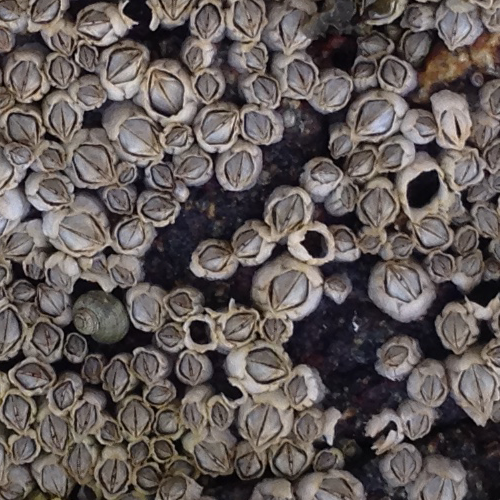
#> input picture provided/unseen_img2.png, 500 x 500 px
$ python -i barnacle.py   (imports and definitions only)
#> lines starting #> are read from the running program, lines starting #| are printed output that depends on the picture; after the words box and inside, x2 and y2 are one past the last pixel; in counts of white or black regions, pixels touching at a corner belong together
import cv2
import numpy as np
import math
import matplotlib.pyplot as plt

def unique_contours(mask):
#> called with mask = 'provided/unseen_img2.png'
    if isinstance(mask, str):
        return unique_contours_helper(cv2.imread(mask))
    else:
        return unique_contours_helper(mask)

def unique_contours_helper(mask_image):
    #####  preprocessing based on https://www.geeksforgeeks.org/count-number-of-object-using-python-opencv/
    image = mask_image
#> image is the input picture: shape (500, 500, 3); mean B, G, R 88.2, 90.2, 98.2
    gray = cv2.cvtColor(image, cv2.COLOR_BGR2GRAY)
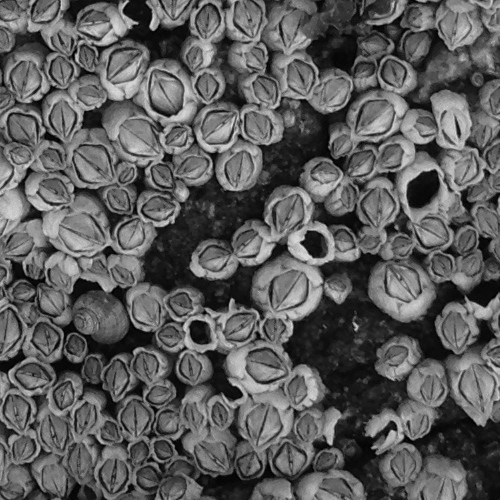
#> gray: shape (500, 500); min 0, max 223, mean 92.4

    canny = cv2.Canny(gray, 30, 80, 3)
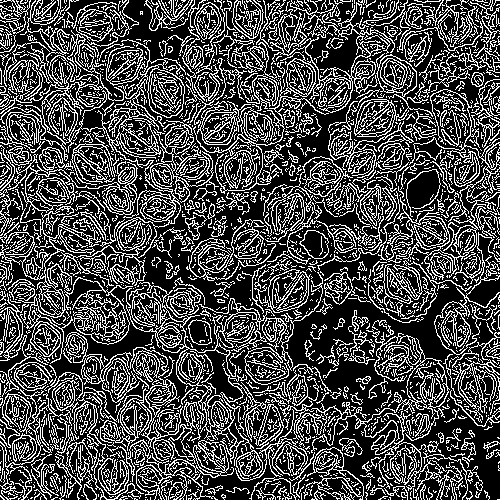
#> canny: shape (500, 500); 28.9% white in thin lines or dots
    dilated = cv2.dilate(canny, (1, 1), iterations=0)

    (contours, hierarchy) = cv2.findContours(
        dilated.copy(), cv2.RETR_EXTERNAL, cv2.CHAIN_APPROX_NONE)
#> contours = 2247 contours, 2085 with area under 20; largest, box (x1, y1, x2, y2) and area: (0, 30, 219, 288) 5320, (48, 347, 234, 500) 3276, (126, 282, 270, 479) 2634, (354, 53, 433, 137) 2440, (193, 1, 385, 194) 2292
    #####
    unique_contours = {}
    for c in contours:
        keyset = set(unique_contours.keys())
        moments = cv2.moments(c)
        if (moments['m00'] > 3):
            x = int(moments['m10']/moments['m00'])
            y = int(moments['m01']/moments['m00'])

            duplicate = False
            # this method better if
            #n^2/2 > 64n -> n > 128
            for dx in range(-8,8):
                for dy in range(-8,8):
                    if (x + dx, y + dy) in keyset:
                        duplicate=True
            if not duplicate:
                unique_contours[(x,y)] = (math.sqrt(cv2.contourArea(c)/math.pi), cv2.contourArea(c))
#> this loop made 2247 passes
#> (x, y) on passes 35, 38, 52, 53, 56, 57, 59, 60, 66, 69, 70, 73: (1, 497), (222, 495), (476, 494), (469, 496), (194, 494), (486, 493), (317, 495), (177, 495), (39, 495), (305, 493), (210, 490), (70, 492)
#> x on pass 235: 94
#> after the loop, unique_contours = 412 items
    # returns unique contours as circles with dict of (centerX, centerY) to (radius, area)
    return unique_contours

# [14 lines left out: function extract_circles, not called in this run]

class BarnacleModel:
    def __init__(self, parameters):
        self.parameters = parameters

    def predict(self, imgs):
        return [self.predict_single(img) for img in imgs]

    def visualize_prediction(self, img):
        estimateFile = "output/est_" + img.split("/")[-1].split(".")[0] + ".txt"
        CircleViewer("", img, estimateFile).local_display()
        # [4 lines of commented-out code are left out]

    # [83 lines left out: functions predict_single, score, precise_score, precise_score_single, visualize_score, not called in this run]

class CircleViewer():

    # [119 lines left out: functions __init__, local_display, local_display_score, start, save_edits, paint and 1 more, not called in this run]

>>> result = unique_contours('provided/unseen_img2.png')
#> result = 412 items
